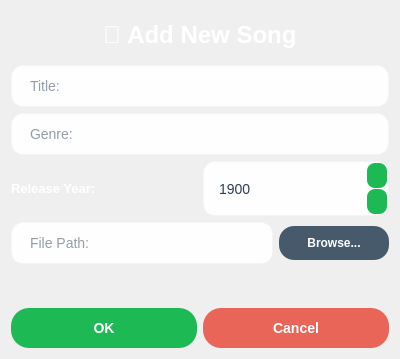
<?xml version="1.0" encoding="UTF-8"?>
<ui version="4.0">
 <class>AddSongDialog</class>
 <widget class="QDialog" name="AddSongDialog">
  <property name="geometry">
   <rect>
    <x>0</x>
    <y>0</y>
    <width>400</width>
    <height>359</height>
   </rect>
  </property>
  <property name="windowTitle">
   <string>Dialog</string>
  </property>
  <property name="styleSheet">
   <string notr="true">QDialog#AddSongDialog {
    background-color: qlineargradient(
        x1: 0, y1: 0, x2: 1, y2: 1,
        stop: 0 #1DB954,
        stop: 1 #191414
    );
}</string>
  </property>
  <layout class="QVBoxLayout" name="verticalLayout_2">
   <item>
    <layout class="QVBoxLayout" name="verticalLayout">
     <item>
      <widget class="QLabel" name="titleLabel">
       <property name="styleSheet">
        <string notr="true">QLabel#titleLabel {
    font-size: 24px;
    font-weight: bold;
    color: white;
    padding: 10px;
}</string>
       </property>
       <property name="text">
        <string>🎵 Add New Song</string>
       </property>
       <property name="alignment">
        <set>Qt::AlignmentFlag::AlignCenter</set>
       </property>
      </widget>
     </item>
     <item>
      <widget class="QLineEdit" name="titleEdit">
       <property name="styleSheet">
        <string notr="true">QLineEdit#titleEdit {
    background-color: rgba(255, 255, 255, 0.95);
    border: 2px solid rgba(255, 255, 255, 0.3);
    border-radius: 12px;
    padding: 10px 15px;
    font-size: 14px;
    color: #2c3e50;
}
QLineEdit#titleEdit:focus {
    border: 2px solid #1DB954;
}
QLineEdit#titleEdit::placeholder {
    color: #95a5a6;
}</string>
       </property>
       <property name="placeholderText">
        <string>Title:</string>
       </property>
      </widget>
     </item>
     <item>
      <layout class="QHBoxLayout" name="horizontalLayout_4">
       <item>
        <widget class="QLineEdit" name="genreEdit">
         <property name="styleSheet">
          <string notr="true">QLineEdit#genreEdit {
    background-color: rgba(255, 255, 255, 0.95);
    border: 2px solid rgba(255, 255, 255, 0.3);
    border-radius: 12px;
    padding: 10px 15px;
    font-size: 14px;
    color: #2c3e50;
}
QLineEdit#genreEdit:focus {
    border: 2px solid #1DB954;
}
QLineEdit#genreEdit::placeholder {
    color: #95a5a6;
}</string>
         </property>
         <property name="placeholderText">
          <string>Genre:</string>
         </property>
        </widget>
       </item>
      </layout>
     </item>
     <item>
      <layout class="QHBoxLayout" name="horizontalLayout_3">
       <item>
        <widget class="QLabel" name="yearLabel">
         <property name="maximumSize">
          <size>
           <width>16777215</width>
           <height>16777215</height>
          </size>
         </property>
         <property name="styleSheet">
          <string notr="true">QLabel {
    color: white;
    font-weight: bold;
    font-size: 13px;
}</string>
         </property>
         <property name="text">
          <string>Release Year:</string>
         </property>
        </widget>
       </item>
       <item>
        <widget class="QSpinBox" name="yearSpin">
         <property name="sizePolicy">
          <sizepolicy hsizetype="Minimum" vsizetype="Maximum">
           <horstretch>0</horstretch>
           <verstretch>0</verstretch>
          </sizepolicy>
         </property>
         <property name="minimumSize">
          <size>
           <width>0</width>
           <height>55</height>
          </size>
         </property>
         <property name="cursor">
          <cursorShape>PointingHandCursor</cursorShape>
         </property>
         <property name="styleSheet">
          <string notr="true">QSpinBox#yearSpin {
    background-color: rgba(255, 255, 255, 0.95);
    border: 2px solid rgba(255, 255, 255, 0.3);
    border-radius: 12px;
    padding: 8px 12px;
    font-size: 14px;
    color: #2c3e50;
    min-height: 35px;
}
QSpinBox#yearSpin:focus {
    border: 2px solid #1DB954;
}
QSpinBox#yearSpin::up-button, QSpinBox#yearSpin::down-button {
    width: 20px;
    border-radius: 8px;
    background-color: #1DB954;
    color: white;
}
QSpinBox#yearSpin::up-button:hover, QSpinBox#yearSpin::down-button:hover {
    background-color: #1ed760;
}</string>
         </property>
         <property name="minimum">
          <number>1900</number>
         </property>
         <property name="maximum">
          <number>2030</number>
         </property>
        </widget>
       </item>
      </layout>
     </item>
     <item>
      <layout class="QHBoxLayout" name="horizontalLayout_5">
       <item>
        <widget class="QLineEdit" name="fileEdit">
         <property name="styleSheet">
          <string notr="true">QLineEdit#fileEdit {
    background-color: rgba(255, 255, 255, 0.95);
    border: 2px solid rgba(255, 255, 255, 0.3);
    border-radius: 12px;
    padding: 10px 15px;
    font-size: 14px;
    color: #2c3e50;
}
QLineEdit#fileEdit:focus {
    border: 2px solid #1DB954;
}
QLineEdit#fileEdit::placeholder {
    color: #95a5a6;
}</string>
         </property>
         <property name="placeholderText">
          <string>File Path:</string>
         </property>
        </widget>
       </item>
       <item>
        <widget class="QPushButton" name="browseButton">
         <property name="cursor">
          <cursorShape>PointingHandCursor</cursorShape>
         </property>
         <property name="styleSheet">
          <string notr="true">QPushButton#browseButton {
    background-color: rgba(52, 73, 94, 0.9);
    color: white;
    border: none;
    border-radius: 15px;
    padding: 10px 20px;
    font-weight: bold;
    font-size: 12px;
    min-width: 70px;
}
QPushButton#browseButton:hover {
    background-color: rgba(52, 73, 94, 1.0);
}
QPushButton#browseButton:pressed {
    background-color: rgba(44, 62, 80, 1.0);
}</string>
         </property>
         <property name="text">
          <string>Browse...</string>
         </property>
        </widget>
       </item>
      </layout>
     </item>
     <item>
      <spacer name="verticalSpacer_2">
       <property name="orientation">
        <enum>Qt::Orientation::Vertical</enum>
       </property>
       <property name="sizeHint" stdset="0">
        <size>
         <width>20</width>
         <height>40</height>
        </size>
       </property>
      </spacer>
     </item>
     <item>
      <layout class="QHBoxLayout" name="horizontalLayout_6">
       <item>
        <widget class="QPushButton" name="okButton">
         <property name="cursor">
          <cursorShape>PointingHandCursor</cursorShape>
         </property>
         <property name="styleSheet">
          <string notr="true">QPushButton#okButton {
    background-color: #1DB954;
    color: white;
    border: none;
    border-radius: 18px;
    padding: 12px 35px;
    font-weight: bold;
    font-size: 14px;
    min-width: 80px;
}
QPushButton#okButton:hover {
    background-color: #1ed760;
}
QPushButton#okButton:pressed {
    background-color: #1aa34a;
}</string>
         </property>
         <property name="text">
          <string>OK</string>
         </property>
        </widget>
       </item>
       <item>
        <widget class="QPushButton" name="cancelButton">
         <property name="cursor">
          <cursorShape>PointingHandCursor</cursorShape>
         </property>
         <property name="styleSheet">
          <string notr="true">QPushButton#cancelButton {
    background-color: rgba(231, 76, 60, 0.85);
    color: white;
    border: none;
    border-radius: 18px;
    padding: 12px 35px;
    font-weight: bold;
    font-size: 14px;
    min-width: 80px;
}
QPushButton#cancelButton:hover {
    background-color: rgba(231, 76, 60, 1.0);
}
QPushButton#cancelButton:pressed {
    background-color: rgba(192, 57, 43, 1.0);
}</string>
         </property>
         <property name="text">
          <string>Cancel</string>
         </property>
        </widget>
       </item>
      </layout>
     </item>
    </layout>
   </item>
  </layout>
 </widget>
 <resources/>
 <connections/>
</ui>
